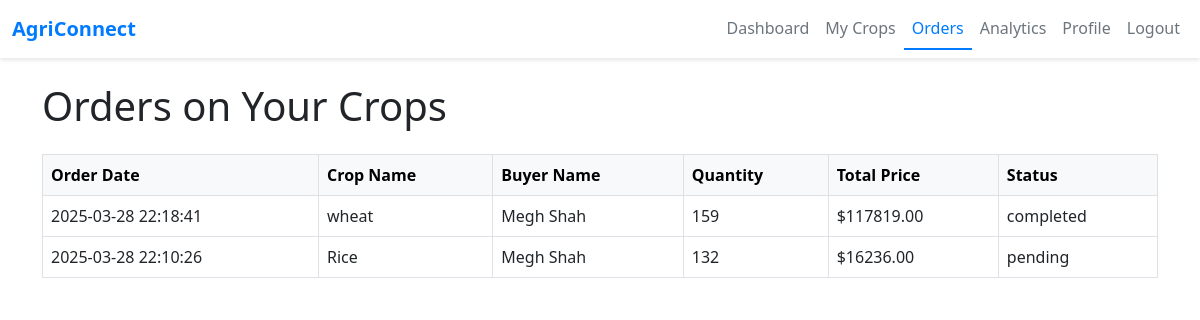
The app's page /Agriconnect/farmer/orders.php (signed in) with its own data.
### tables this page shows
CREATE TABLE `orders` (
  `id` int(10) UNSIGNED NOT NULL,
  `buyer_id` int(10) UNSIGNED NOT NULL,
  `crop_id` int(10) UNSIGNED NOT NULL,
  `order_date` timestamp NOT NULL DEFAULT current_timestamp(),
  `quantity` int(11) NOT NULL,
  `total_price` decimal(10,2) NOT NULL,
  `status` enum('pending','completed','cancelled') NOT NULL
);

CREATE TABLE `crops` (
  `id` int(10) UNSIGNED NOT NULL,
  `farmer_id` int(10) UNSIGNED NOT NULL,
  `name` varchar(100) NOT NULL,
  `description` text DEFAULT NULL,
  `price` decimal(10,2) NOT NULL,
  `quantity` int(11) NOT NULL,
  `available` tinyint(1) DEFAULT 1,
  `created_at` timestamp NOT NULL DEFAULT current_timestamp()
);

CREATE TABLE `users` (
  `id` int(10) UNSIGNED NOT NULL,
  `username` varchar(50) NOT NULL,
  `email` varchar(100) NOT NULL,
  `password` varchar(255) NOT NULL,
  `role` enum('farmer','buyer','admin') NOT NULL,
  `created_at` timestamp NOT NULL DEFAULT current_timestamp()
);

### Agriconnect/farmer/orders.php (the view, shortened to what this page needs)
<?php
require_once '../connection.php';
$farmer_id = $_SESSION['user_id'];
$stmt = $pdo->prepare("
    SELECT orders.*, crops.name AS crop_name, users.username AS buyer_name
    FROM orders
    JOIN crops ON orders.crop_id = crops.id
    JOIN users ON orders.buyer_id = users.id
    WHERE crops.farmer_id = ?
    ORDER BY orders.order_date DESC
");
$stmt->execute([$farmer_id]);
$orders = $stmt->fetchAll(PDO::FETCH_ASSOC);
?>
<!DOCTYPE html>
<html lang="en">
<head>
  <link href="https://cdn.jsdelivr.net/npm/bootstrap@5.3.0/dist/css/bootstrap.min.css" rel="stylesheet">
</head>
<body>
  <?php include 'nav.php'; ?>
  <div class="container mt-4">
    <h1 class="mb-4">Orders on Your Crops</h1>
    <div class="table-responsive">
      <table class="table table-bordered table-hover align-middle">
        <thead class="table-light">
          <tr>
            <th>Order Date</th>
            <th>Crop Name</th>
            <th>Buyer Name</th>
            <th>Quantity</th>
            <th>Total Price</th>
            <th>Status</th>
          </tr>
        </thead>
        <tbody>
          <?php if ($orders): ?>
            <?php foreach ($orders as $order): ?>
              <tr>
                <td><?php echo htmlspecialchars($order['order_date']); ?></td>
                <td><?php echo htmlspecialchars($order['crop_name']); ?></td>
                <td><?php echo htmlspecialchars($order['buyer_name']); ?></td>
                <td><?php echo htmlspecialchars($order['quantity']); ?></td>
                <td>$<?php echo htmlspecialchars($order['total_price']); ?></td>
                <td><?php echo htmlspecialchars($order['status']); ?></td>
              </tr>
            <?php endforeach; ?>
          <?php else: ?>
            <tr>
              <td colspan="6" class="text-center">No orders found for your crops.</td>
            </tr>
          <?php endif; ?>
        </tbody>
      </table>
    </div>
  </div>
</body>
</html>

### records on screen
orders: order_date "2025-03-28 22:18:41", crop.name "wheat", buyer.username "Megh Shah", quantity "159", total_price "117819.00", status "completed"
orders: order_date "2025-03-28 22:10:26", crop.name "Rice", buyer.username "Megh Shah", quantity "132", total_price "16236.00", status "pending"
